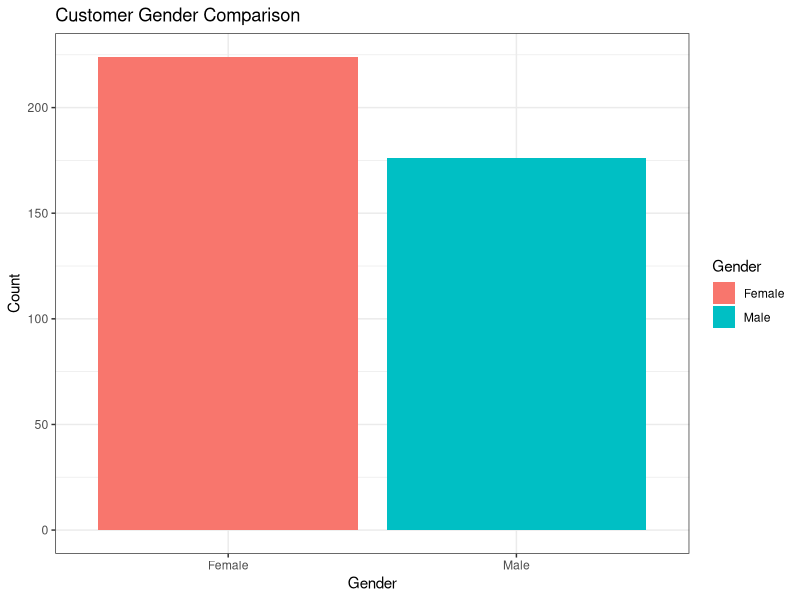
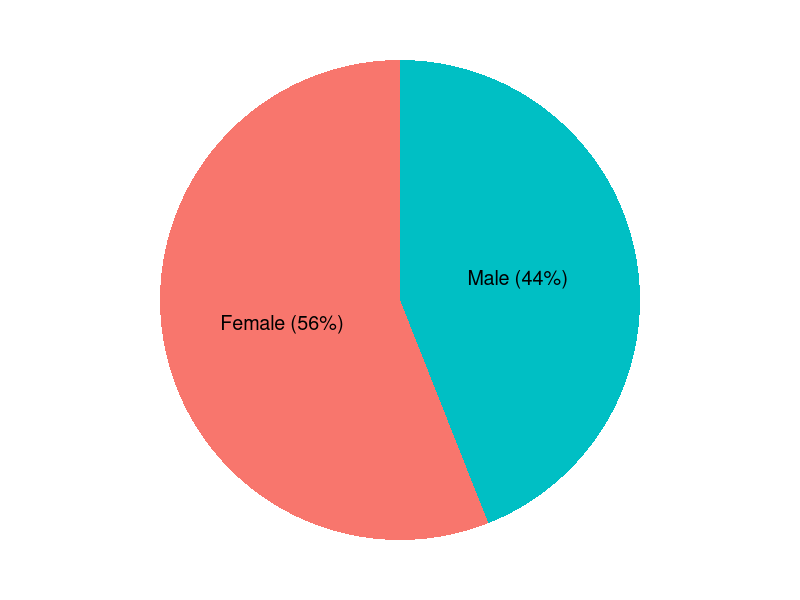

Recreate these plots in R, in order.
# Load packages
library(tidyverse)

# Read in customer data
customer_data <- read_csv("Mall_Customers.csv")

# Exploration
str(customer_data)

names(customer_data)
head(customer_data)

summary(customer_data$Age)
sd(customer_data$Age)
summary(customer_data$Annual.Income..k..)
sd(customer_data$Annual.Income..k..)
summary(customer_data$Age)
sd(customer_data$Spending.Score..1.100.)

# Visualize Gender Distribution
  # simple bar chart
ggplot(data = customer_data, aes(Gender)) +
  geom_bar(aes(fill = Gender)) +
  theme_bw() +
  labs(title = "Customer Gender Comparison",
       x = "Gender",
       y = "Count")

  # pie chart using gender proportions
gen <- table(customer_data$Gender)
gender_pct <- round(gen/sum(gen) * 100)

tbl <- tibble(gender_pct, gender = c("Female", "Male")) %>% 
  arrange(desc(gender)) %>% 
  mutate(prop = gender_pct) %>% 
  mutate(ypos = cumsum(prop)- 0.5*prop )

labs <- paste(tbl$gender, " (", tbl$gender_pct, "%)", sep="")

ggplot(data = tbl, aes(x = "", y = gender_pct, fill = gender)) +
  geom_bar(stat = "identity", width = 1) +
  coord_polar("y", start = 0) +
  theme_void() +
  theme(legend.position = "none") +
  geom_text(aes(y = ypos, label = labs),
            color = "black",
            size = 5) 

# Visualizing Age Distributions
